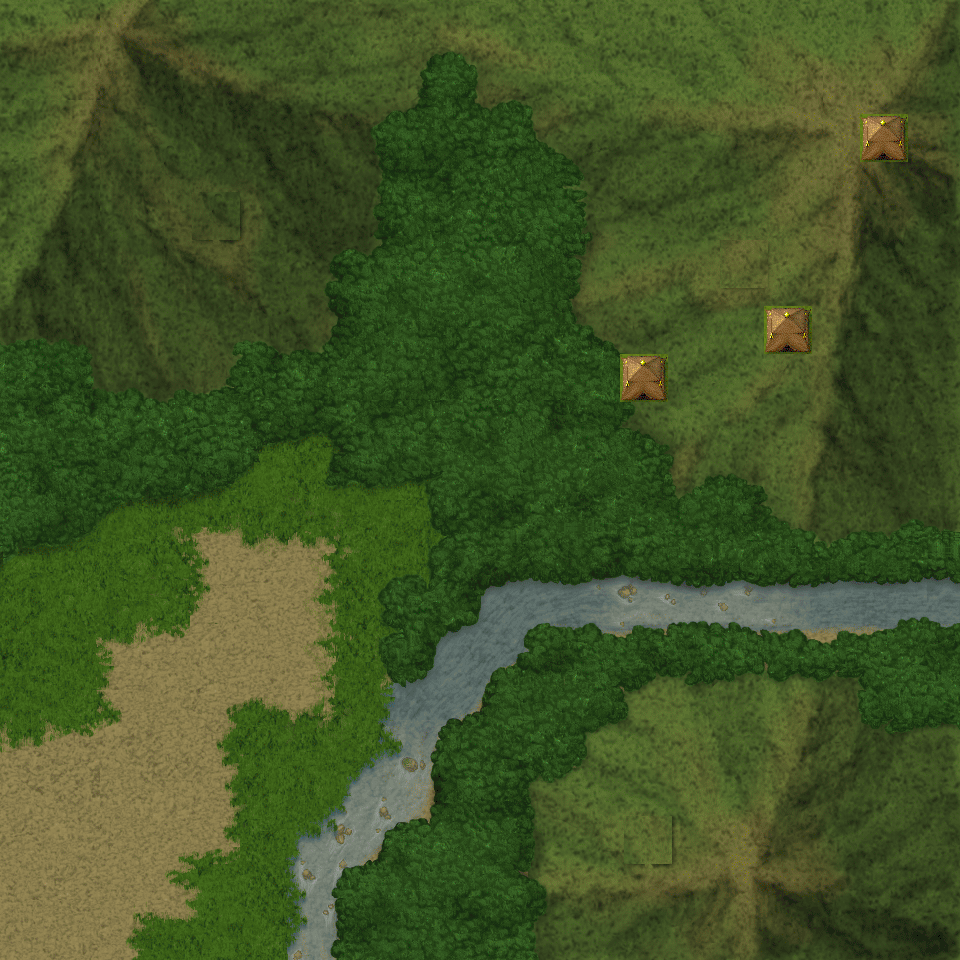

Below is a game level as drawn by its tile map, then a one-line description and the .tmx that defines it (tile-layer data replaced by summaries):
An orthogonal 20x20 tile map with 48x48 px tiles, 1 tile layer (tile), 1 image layer.

<map version="1.0" orientation="orthogonal" renderorder="right-down" width="20" height="20" tilewidth="48" tileheight="48" nextobjectid="1">
 <tileset firstgid="1" name="map_item" tilewidth="48" tileheight="48" tilecount="400" columns="20">
  <image source="map_item.png" width="960" height="960" />
 </tileset>
 <imagelayer name="backgroud">
  <image source="hm/5-1.bmp" width="960" height="960" />
 </imagelayer>
 <layer name="tile" width="20" height="20" offsetx="-4.42935" offsety="66.4403">
  <data>[400 cells, 3 non-empty, 1 distinct tile ids]</data>
 </layer>
 <objectgroup name="enemies" />
</map>